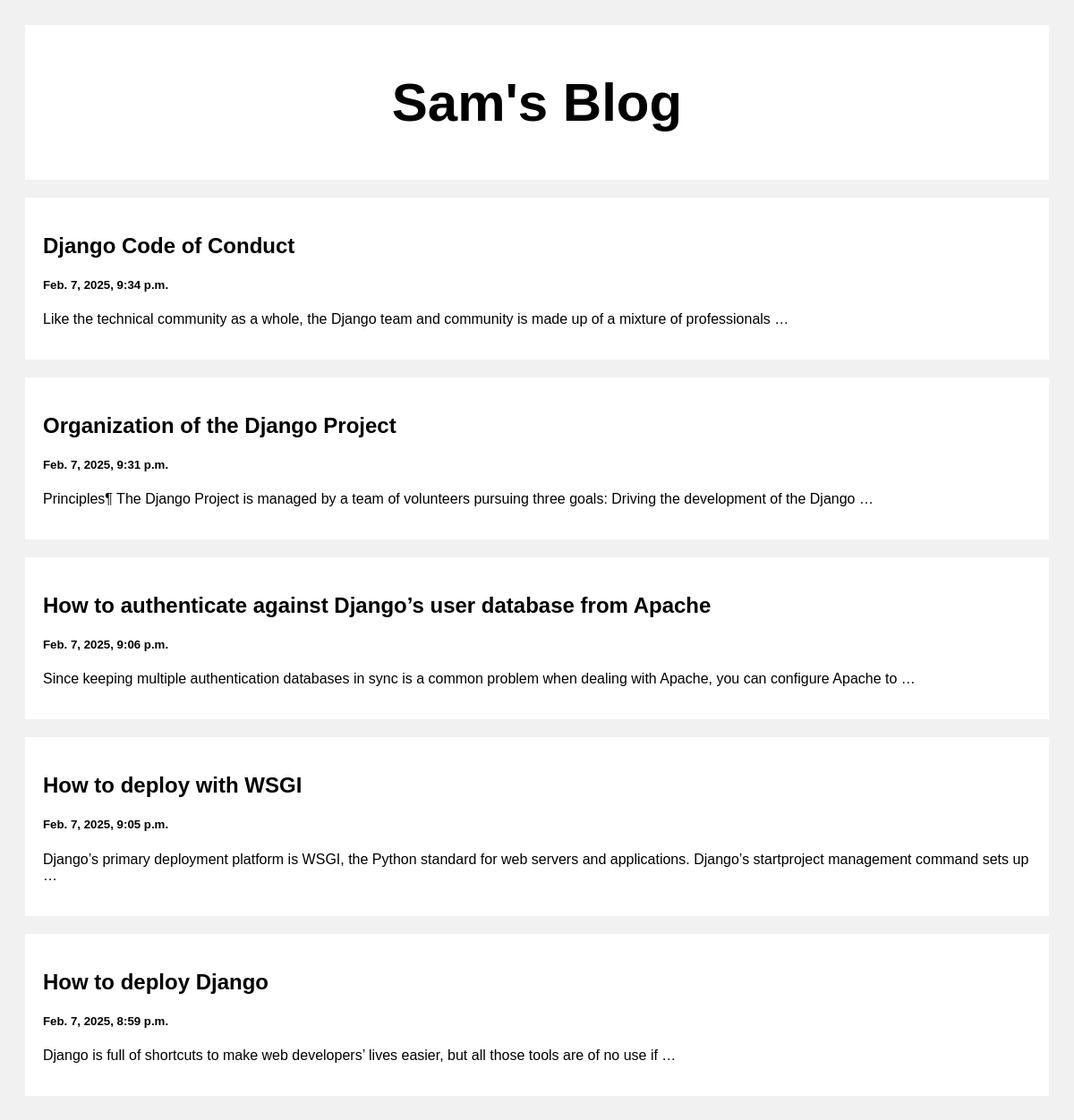
The page / on the database its author committed.
### posts/models.py (models this page shows)
class Post(models.Model):
    title = models.CharField(max_length=100)
    created_at = models.DateTimeField(default=datetime.now, blank=True)
    body = models.CharField(max_length=1000000)

### posts/views.py (the view)
# urls.py: path('', views.index, name = "index"),
def index(request):
    posts = Post.objects.all()
    return render(request, "index.html", {'posts': posts})

### templates/index.html (shortened to what this page needs)
<!DOCTYPE html>
<html>
<head>
</head>
<body>
<div class="header">
  <h2>Sam's Blog</h2>
</div>
<div class="row">
  <div class="leftcolumn">
    {% for post in posts reversed %}
    <div class="card">
      <a style="text-decoration: none; color: black;" href="/post/{{post.id}}">
        <h2>{{post.title}}</h2>
        <h5>{{post.created_at}}</h5>
        <p>{{post.body|truncatewords:20}}</p>
      </a>
    </div>
    {% endfor %}
  </div>
</div>
</body>
</html>

### templates/index.html (style rules this page uses)
* { box-sizing: border-box; }
body { font-family: Arial; padding: 20px; background: #f1f1f1; }
.header { padding: 2px; font-size: 40px; text-align: center; background: white; }
.leftcolumn { float: left; width: 100%; }
.card { background-color: white; padding: 20px; margin-top: 20px; }
.row:after { content: ""; display: table; clear: both; }

### rows shown on the page
Post: title "Django Code of Conduct", created_at "Feb. 7, 2025, 9:34 p.m.", body "Like the technical community as a whole, the Django team and community is made up of a mixture of professionals …"
Post: title "Organization of the Django Project", created_at "Feb. 7, 2025, 9:31 p.m.", body "Principles¶ The Django Project is managed by a team of volunteers pursuing three goals: Driving the development of the Django …"
Post: title "How to authenticate against Django’s user database from Apache", created_at "Feb. 7, 2025, 9:06 p.m.", body "Since keeping multiple authentication databases in sync is a common problem when dealing with Apache, you can configure Apache to …"
Post: title "How to deploy with WSGI", created_at "Feb. 7, 2025, 9:05 p.m.", body "Django’s primary deployment platform is WSGI, the Python standard for web servers and applications. Django’s startproject management command sets up …"
Post: title "How to deploy Django", created_at "Feb. 7, 2025, 8:59 p.m.", body "Django is full of shortcuts to make web developers’ lives easier, but all those tools are of no use if …"
